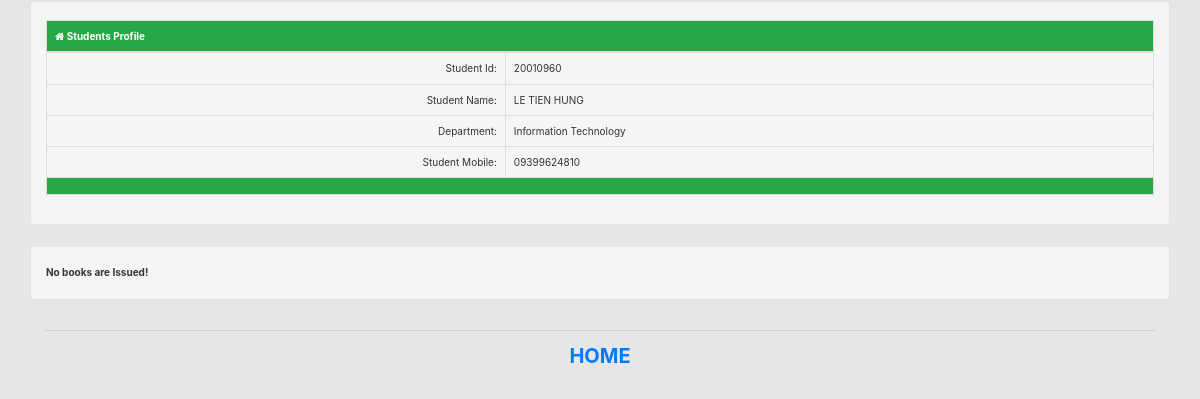
Screenshot of /profile.php?s_id=1 with the database file from the repository.
### tables this page shows
CREATE TABLE `libsys_students` (
  `s_id` int(11) NOT NULL,
  `s_code` varchar(50) NOT NULL,
  `s_name` varchar(50) NOT NULL,
  `s_dept` int(11) NOT NULL,
  `s_semester` int(11) NOT NULL,
  `s_contact` varchar(50) NOT NULL,
  `s_password` varchar(255) NOT NULL,
  `s_status` int(11) NOT NULL
);

CREATE TABLE `libsys_departments` (
  `d_id` int(11) NOT NULL,
  `d_code` varchar(100) NOT NULL,
  `d_name` varchar(100) NOT NULL
);

### includes/functions.php (called while the page is built, shortened)
<?php
include './includes/dbconnect.php';
function get_std_issue_info_by_sID($s_code) {
    $var = array();
    global $link;
    $query = mysqli_query($link,"SELECT * FROM libsys_issue WHERE i_student_code='".$s_code."' ");
    return $var;
}
function get_student_info_by_id($s_id){
    $var = array();
    global $link;
    $query = mysqli_query($link,"SELECT * FROM libsys_students WHERE s_id='".$s_id."'");
    if($query){
        $var = mysqli_fetch_array($query);
    }
    return $var;
}
function get_dept_info_by_id($d_id){
    $var = array();
    global $link;
    $query = mysqli_query($link,"SELECT * FROM libsys_departments WHERE d_id='".$d_id."'");
    if($query){
        $var = mysqli_fetch_array($query);
    }
    return $var;
}

### profile.php (the view, shortened to what this page needs)
<?php
include './includes/functions.php';
if(isset($_GET['s_id'])){
  $s_code=$_GET['s_id'];
$student_info= get_student_info_by_id($s_code);
$std_issue_info = get_std_issue_info_by_sID($s_code);
$dept_info= get_dept_info_by_id($student_info['s_dept']);
?>
<!DOCTYPE html>
<html>
    <head>
        <?php include './head.php'; ?>
    </head>
    <body class="btn-default">
        <div class="container">
            <div class="row">
                <div class="col-md-12 well">
                    <table class="table table-bordered">
                        <thead>
                            <tr class="btn-success">
                                <td colspan="2"><b><i class="fa fa-home"></i> Students Profile</b></td>
                            </tr>
                        </thead>
                        <tbody>
                            <tr>
                                <td class="text-right">Student Id:</td>
                                <td><?php echo $student_info['s_code']; ?></td>
                            </tr>
                            <tr>
                                <td class="text-right">Student Name:</td>
                                <td><?php echo $student_info['s_name']; ?></td>
                            </tr>
                            <tr>
                                <td class="text-right">Department:</td>
                                <td><?php echo $dept_info['d_name']; ?></td>
                            </tr>
                            <tr>
                                <td class="text-right">Student Mobile:</td>
                                <td><?php echo $student_info['s_contact']; ?></td>
                            </tr>
                        </tbody>
                        <tfoot>
                            <tr class="btn-success">
                                <td colspan="2"></td>
                            </tr>
                        </tfoot>
                    </table>
                </div>
                <div class="col-md-12 well">
                    <?php if($std_issue_info){ ?>
                    <table class="table table-bordered table-striped">
                        <thead>
                            <tr class="btn-danger text-center">
                                <td colspan="8"><b><i class="fa fa-home"></i> Issue Books</b></td>
                            </tr>
                            <tr>
                                <td><b>SL</b></td>
                                <td><b>Book ID</b></td>
                                <td><b>Student ID</b></td>
                                <td><b>Issue Date</b></td>
                                <td><b>End Date</b></td>
                                <td><b>Return Data</b></td>
                                <td><b>Fine</b></td>
                                <td><b>Status</b></td>
                            </tr>
                        </thead>
                        <tbody>
                            <?php
                            $serial = 1;
                            foreach($std_issue_info as $books){
                            ?>
                            <tr>
                                <td><b><?= $serial; ?></b></td>
                                <td><b><?= $books['i_book_code']; ?></b></td>
                                <td><b><?= $books['i_student_code']; ?></b></td>
                                <td><b><?= $books['i_date']; ?></b></td>
                                <td><b><?= $books['i_e_date']; ?></b></td>
                                <td><b><?= $books['i_r_date']; ?></b></td>
                                <td><b><?= $books['i_fine']; ?></b></td>
                                <td><b><?= $books['i_status']; ?></b></td>
                            </tr>
                            <?php $serial++; }?>
                        </tbody>
                        <tfoot></tfoot>
                    </table>
                    <?php
                    }else{
                        echo "<b>No books are Issued!</b>";
                    } ?>
                </div>
            </div>
            <?php include './footer.php'; ?>
        </div>
    </body>
</html>
<?php }else{
    echo "<meta http-equiv='refresh' content='0.5;url=index.php'>";
} ?>

### rows the page displays
libsys_students: s_code "20010960", s_name "LE TIEN HUNG", s_contact "09399624810"
libsys_departments: d_name "Information Technology"
